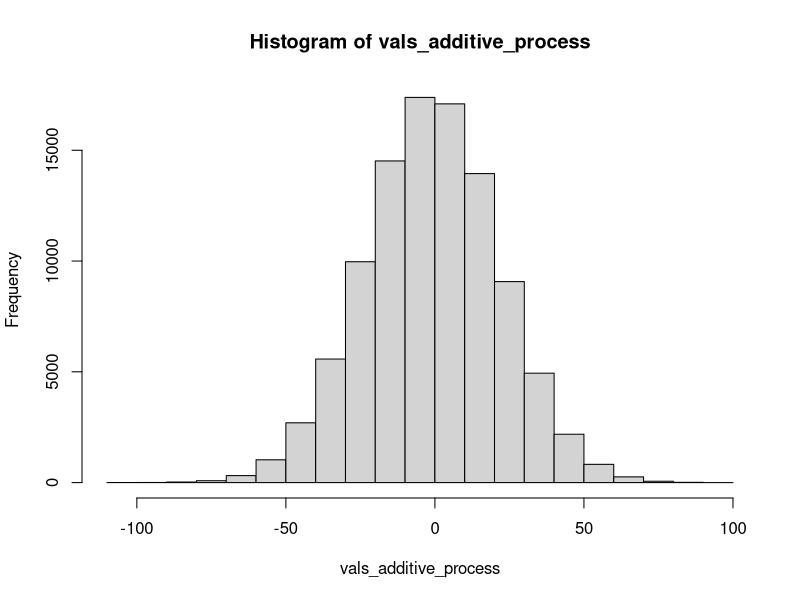
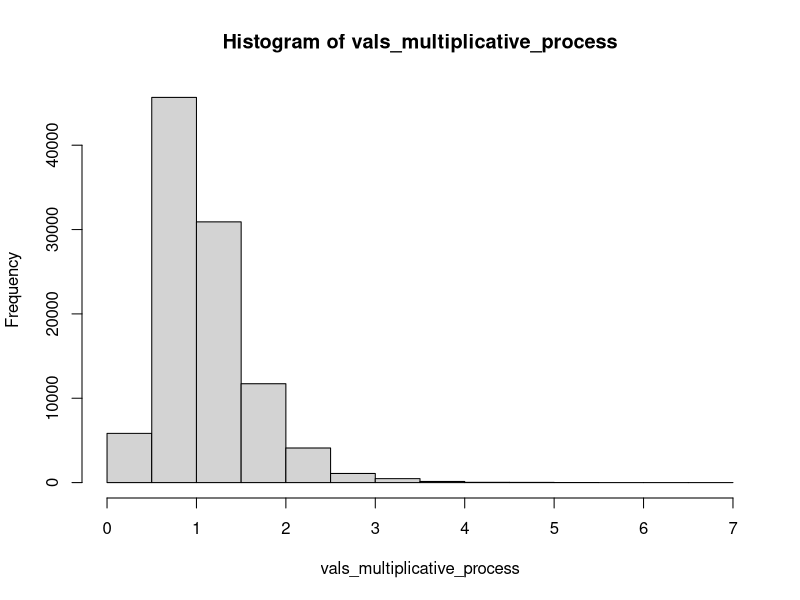
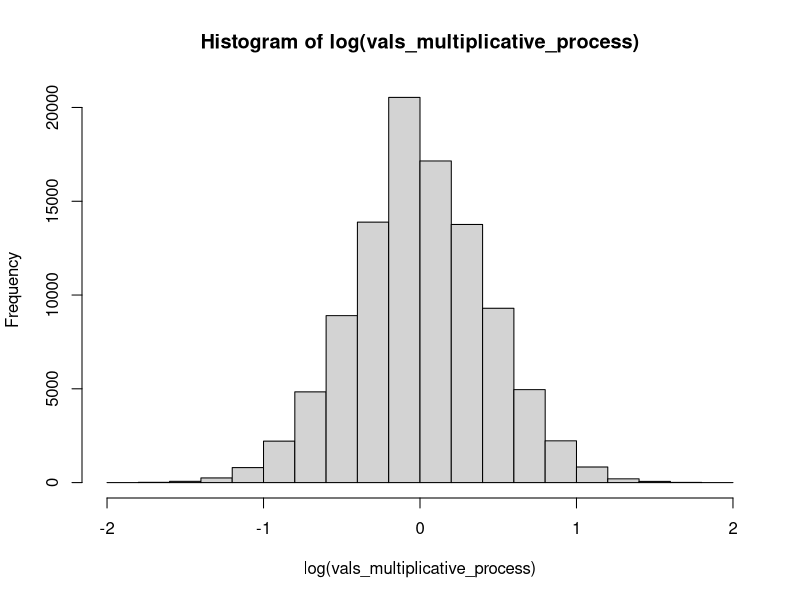
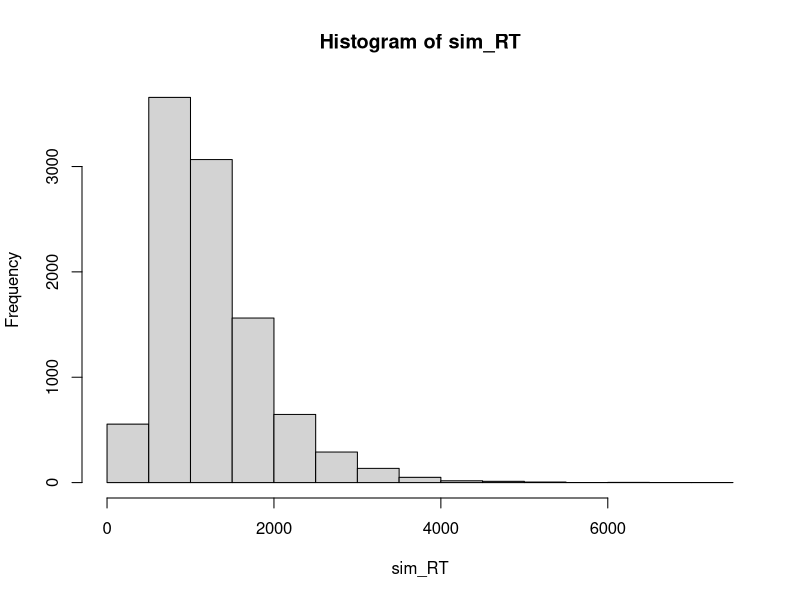
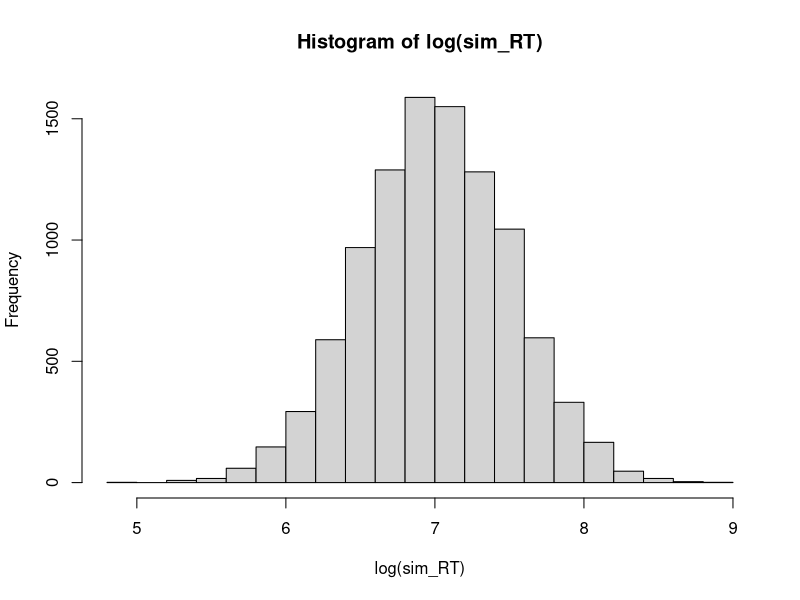

Source code (R) for these figures, in order:

# ***************************
# *** Normal Distribution ***
# ***************************

# simulate the process underlying the generative process approximating a normal distribution as the number of 
# additive components increases towards infinity
{

n_components = 500
n_values = 10^5
start_value_additive = 0

# create vector at starting values
vals_additive_process <- rep(start_value_additive, n_values)

for(j in 1:n_components) {
  # create a vector of additive changes (-1/1) for this component 
  additive_change <- sample(c(-1,1), n_values, replace = T)
  
  # add the vector of changes due to this component
  vals_additive_process <- vals_additive_process + additive_change
  
  # print the number of current iterations
  print(j)
}

}

# if you change the number of components parameter ('n_components'), you will see that the histogram of
# simulated values will begin to resemble a normal distribution
hist(vals_additive_process)





# *******************************
# *** Log-Normal Distribution ***
# *******************************

# simulate the process underlying the generative process approximating a normal distribution as the number of 
# additive components increases towards infinity
{
  
  n_components = 500
  n_values = 10^5
  start_value_multiplicative = 1
  
  # create vector at starting values
  vals_multiplicative_process <- rep(start_value_multiplicative, n_values)
  
  for(j in 1:n_components) {
    # create a vector of multiplicative changes ( .98 / (1/.98) ) for this component 
    multiplicative_change <- sample(c(1/1.02, 1.02), n_values, replace = T)

    # add the vector of changes due to this component
    vals_multiplicative_process <- vals_multiplicative_process * multiplicative_change

    # print the number of current iterations
    print(j)
  }

}

# As you see, the histogram of the values which are the result of a sequence of multiplications has
# a right-skewed distribution, unlike the symmetrical normal. 
# The reason is that multiplying 1 by 1.02 moves it to the right by .02 units (1*1.02=1.02),
# whereas dividing it by the same value moves it to the left by slightly less (1/1.02=0.9804).
hist( vals_multiplicative_process )

# However, the log of a log-normally distributed variable is normally distributed because 
# (i) the log of a product is sum of the logs of the multiplicands, and 
# (ii) -1*log(a) = log(1/a), i.e., the log of a and the log of 1/a are equally far away from 0:
# That is, log(a*b*c*d*...) = log(a) + log(b) + log(c) + log(d) + ...
# This means that a sequence like log( 1 * 2 * (1/2) * 2 ) = 
# log( 1 ) + log( 2 ) + log( 1/2 ) + log( 2 ), which makes the process additive on the log scale.

hist( log(vals_multiplicative_process) )


# The log normal distribution, which happens to represent reaction times reasonably well has two parameters:
# - mulog (the mean of log(X) )
# - sigmalog (the standard deviation of log(X) )

# Let's simulate reaction time from a log-normal distribution with meanlog=7, sigmalog=0.5
sim_RT <- rlnorm(10^4, meanlog = 7, sdlog = 0.5)

# histogram of the simulated RTs
hist(sim_RT)

# histogram of the log of simulated RTs
hist( log(sim_RT) )

# as you see, the mean and sd of the log of our simulated RTs match the parameters we used (mulog=7.0 / sdlog=0.5)
mean( log(sim_RT) )
sd( log(sim_RT) )

